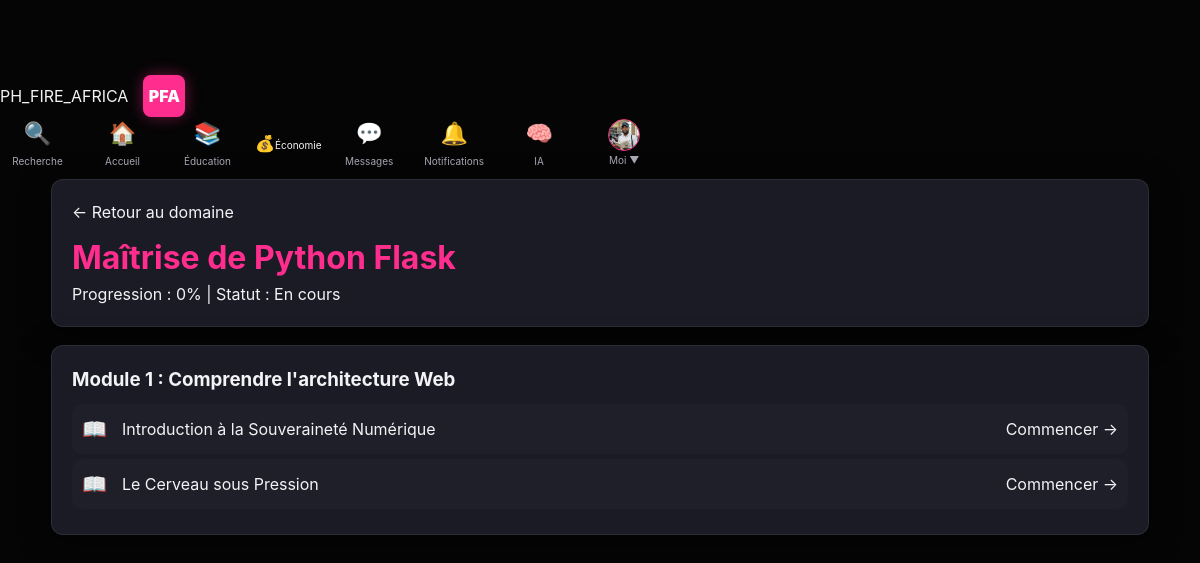
Page /academie/cursus/1 (signed in) on the earlier database version.
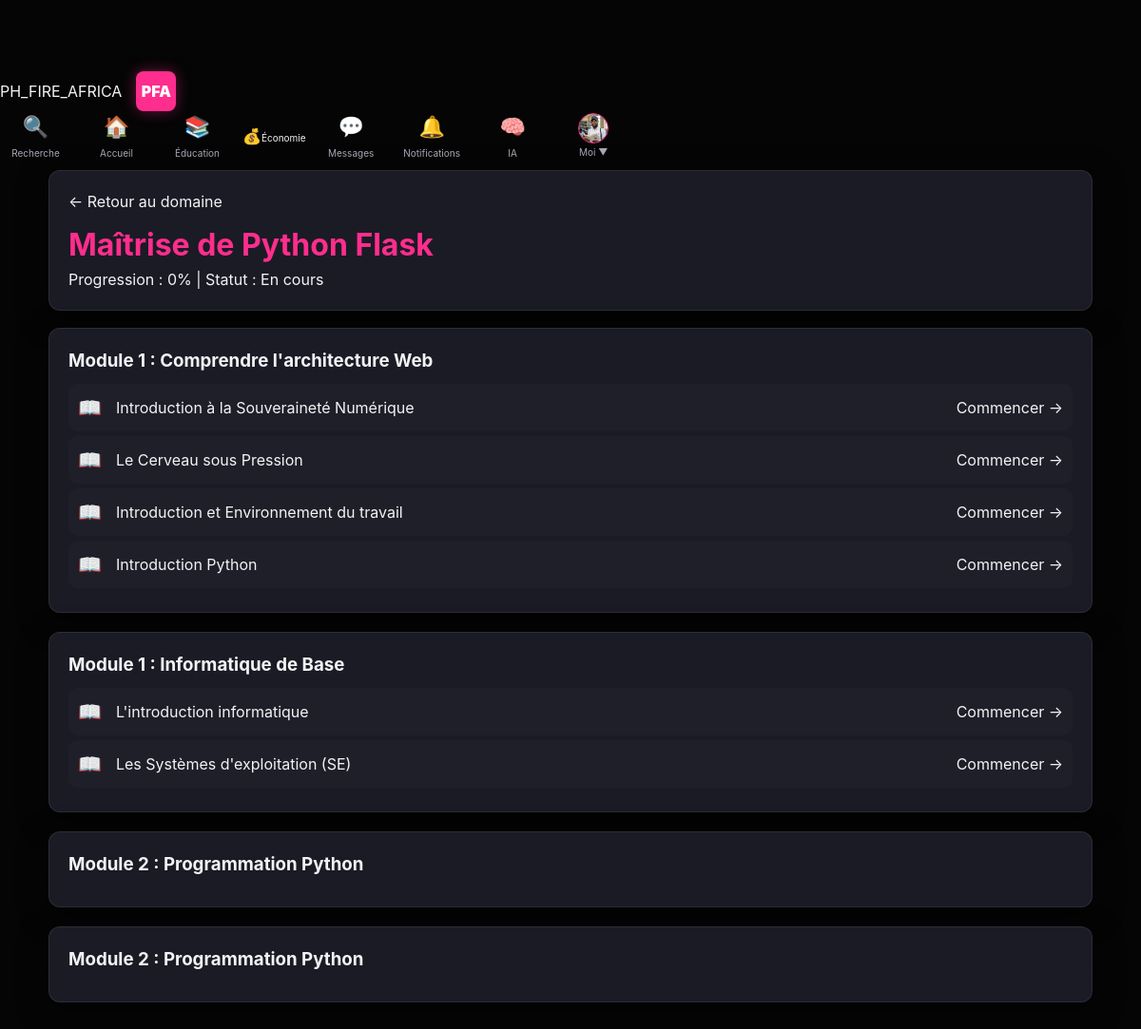
Same page on the later database version.
### tables this page shows
CREATE TABLE users (
  id INTEGER PRIMARY KEY AUTOINCREMENT,
  username TEXT UNIQUE NOT NULL,
  identifier TEXT UNIQUE NOT NULL,
  display_name TEXT NOT NULL,
  bio TEXT DEFAULT '',
  password_hash TEXT NOT NULL,
  created_at TEXT NOT NULL
, profile_pic TEXT DEFAULT 'default_avatar.png', cover_pic TEXT DEFAULT 'default_cover.jpg', role TEXT DEFAULT 'apprenant', language TEXT DEFAULT 'fr', privacy_level TEXT DEFAULT 'public', video_pref TEXT DEFAULT 'data_saver');

CREATE TABLE curriculums (id INTEGER PRIMARY KEY AUTOINCREMENT, domain_id INT REFERENCES domains(id), titre VARCHAR(200), niveau VARCHAR(50), duree INT);

CREATE TABLE modules (id INTEGER PRIMARY KEY AUTOINCREMENT, curriculum_id INT REFERENCES curriculums(id), ordre INT, objectif TEXT);

CREATE TABLE lessons (id INTEGER PRIMARY KEY AUTOINCREMENT, module_id INT REFERENCES modules(id), contenu TEXT, exercice_obligatoire BOOLEAN, titre TEXT, image_filename TEXT, video_filename TEXT);

### app.py (the view)
    @app.get("/academie/cursus/<int:c_id>")
    @login_required
    def academie_cursus(c_id):
        cursus = db_one("SELECT * FROM curriculums WHERE id=?", (c_id,))
        modules = db_all("SELECT * FROM modules WHERE curriculum_id=? ORDER BY ordre ASC", (c_id,))
        structure = []
        for m in modules:
            lecons = db_all("SELECT id, titre FROM lessons WHERE module_id=? ORDER BY id ASC", (m['id'],))
            structure.append({'module': m, 'lecons': lecons})
        return render_template("academie/cursus.html", cursus=cursus, structure=structure)

### templates/academie/cursus.html (shortened to what this page needs)
{% extends "base.html" %}
{% block content %}
<div class="card">
    <a href="{{ url_for('academie_domaine', d_id=cursus.domain_id) }}" class="muted small">← Retour au domaine</a>
    <h1 style="margin-top: 10px; color: var(--accent);">{{ cursus.titre }}</h1>
    <p class="small muted">Progression : 0% | Statut : En cours</p>
</div>
{% for item in structure %}
<div class="card" style="margin-bottom: 20px;">
    <h3 style="color: var(--ok);">Module {{ item.module.ordre }} : {{ item.module.objectif }}</h3>
    <div class="stack" style="margin-top: 10px;">
        {% for l in item.lecons %}
        <a href="{{ url_for('academie_lecon', l_id=l.id) }}"
           style="display: flex; align-items: center; gap: 15px; padding: 10px; text-decoration: none; border-radius: 10px; background: rgba(255,255,255,0.02); margin-bottom: 5px;">
            <span style="font-size: 20px;">📖</span>
            <span style="flex: 1;">{{ l.titre }}</span>
            <span class="small muted">Commencer →</span>
        </a>
        {% endfor %}
    </div>
</div>
{% endfor %}
{% endblock %}

### templates/base.html (shortened to what this page needs)
<!DOCTYPE html>
<html lang="fr">
<head>
  <link rel="stylesheet" href="{{ url_for('static', filename='style.css') }}">
</head>
<body>
  {% if me %}
  <div class="nav-left">
     <a href="{{ url_for('feed') }}" class="nav-logo">PH_FIRE_AFRICA</a>
    <a href="{{ url_for('feed') }}" class="logo-pfa">PFA</a>
  </div>
      <nav class="nav-icons-group">
      <a href="{{ url_for('rechercher') }}" class="nav-link-icon" title="Rechercher">
      <span class="icon">🔍</span><span class="nav-text">Recherche</span></a>
      <a href="{{ url_for('feed') }}" class="nav-link-icon" title="Accueil">
      <span class="icon">🏠</span><span class="nav-text">Accueil</span></a>
      <a href="{{ url_for('academie_home') }}" class="nav-link-icon" title="Éducation">
      <span class="icon">📚</span><span class="nav-text">Éducation</span></a>
      <a href="{{ url_for('wallet') }}" class="nav-icon" title="Économie">
      <span class="icon">💰</span><span class="nav-text">Économie</span></a>
      <a href="{{ url_for('messages') }}" class="nav-link-icon" title="Messages">
    <span class="icon">💬</span>
    <span class="nav-text">Messages</span>
</a>
<a href="{{ url_for('notifications') }}" class="nav-link-icon" title="Notifications">
    <span class="icon">🔔</span>
    <span class="nav-text">Notifications</span>
</a>
      <a href="{{ url_for('tuteur_view') }}" class="nav-link-icon" title="IA Mwalimu">
      <span class="icon">🧠</span><span class="nav-text">IA</span></a>
      <a href="{{ url_for('profile', username=me.username) }}" class="nav-link-icon profile-link">
      <img src="{{ url_for('static', filename='uploads/' ~ me.profile_pic) }}" class="avatar-nav" onerror="this.src='https://ui-avatars.com/api/?name={{ me.display_name }}&background=ff2d8d&color=fff'">
      <span class="nav-text">Moi ▼</span></a>
    </nav>
  {% endif %}
  <main class="container">
    {% block content %}{% endblock %}
  </main>
</body>
</html>

### static/style.css (style rules this page uses)
:root { --bg: #050505; --panel: #1b1b25; --panel-glass: rgba(27, 27, 37, 0.95); --accent: #ff2d8d; --text: #f3f3f6; --muted: #a7a7b4; --border: rgba(255, 255, 255, 0.08); --radius: 12px; --shadow: 0 8px 30px rgba(0, 0, 0, 0.5); --ph-rose: #ff2d8d; --nav-bg: #1b1b25; --nav-height: 65px; }
body { padding-top: var(--nav-height); background-color: #050505; }
* { box-sizing: border-box; margin: 0; padding: 0; }
html, body { max-width: 100vw; overflow-x: hidden; background-color: var(--bg); color: var(--text); font-family: 'Inter', system-ui, -apple-system, sans-serif; line-height: 1.5; }
body { padding-top: 75px; }
a { color: inherit; text-decoration: none; transition: 0.3s; }
img { max-width: 100%; height: auto; display: block; object-fit: cover; }
.nav-left { display: flex; align-items: center; gap: 15px; }
.logo-pfa { background-color: var(--accent); color: #ffffff; width: 42px; height: 42px; display: flex; align-items: center; justify-content: center; border-radius: 8px; font-weight: 900; font-size: 16px; box-shadow: 0 0 15px rgba(255, 45, 141, 0.4); }
.nav-icons-group { display: flex; height: 100%; align-items: center; }
.nav-link-icon { display: flex; flex-direction: column; align-items: center; justify-content: center; min-width: 75px; height: 100%; color: var(--muted); font-size: 11px; position: relative; }
.nav-link-icon .icon { font-size: 22px; margin-bottom: 2px; }
.container { max-width: 1128px; margin: 0 auto; padding: 10px 15px; }
.card { background: var(--panel); border: 1px solid var(--border); border-radius: var(--radius); padding: 20px; margin-bottom: 18px; box-shadow: var(--shadow); }
.avatar-nav, .avatar-micro, .avatar-chat { border-radius: 50% !important; aspect-ratio: 1/1; border: 1.5px solid var(--accent); }
.avatar-nav { width: 32px !important; height: 32px !important; min-width: 32px !important; border-radius: 50% !important; object-fit: cover; border: 1.5px solid var(--accent); }
.nav-icons-group { display: flex; align-items: center; gap: 10px; }
.nav-text { font-size: 10px; margin-top: 2px; }
.nav-link-icon { position: relative; }

Differences in the rows shown:
added lessons: titre "Introduction et Environnement du travail", shown under "1"
added lessons: titre "Introduction Python", shown under "1"
added modules: module.ordre "1", module.objectif "Informatique de Base"
added lessons: titre "L'introduction informatique", shown under "1"
added lessons: titre "Les Systèmes d'exploitation (SE)", shown under "1"
added modules: module.ordre "2", module.objectif "Programmation Python"
added modules: module.ordre "2", module.objectif "Programmation Python"
Other differences:
new list line: "Module :"
